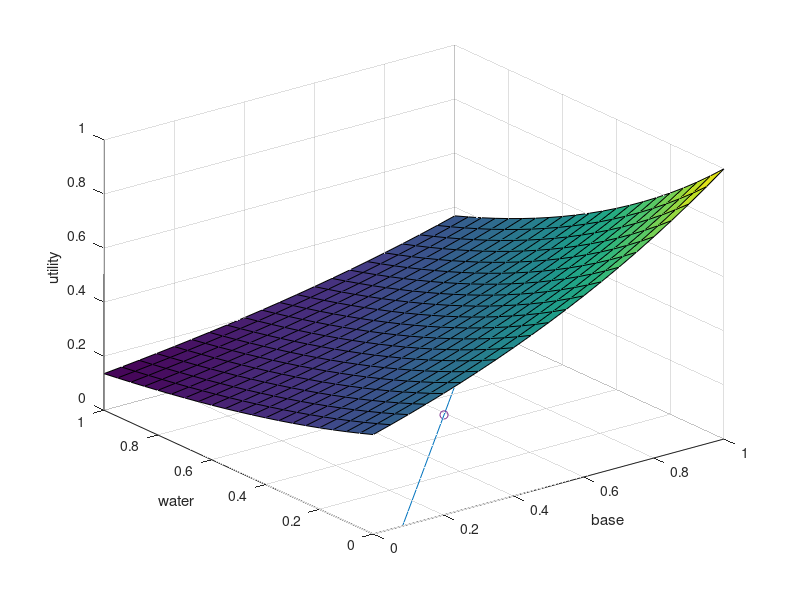

Here is the MATLAB script that generated this plot: (Note: this script raises an error after producing the figure.)
clear all
hold off
%x = -10:0.5:10;
x = 0:0.05:1;
[X,Y] = meshgrid(x);
%Z = -(Y.^2)+(X*-Y) ;
%Z = exp((X+Y) - (X-Y).^2);
%Z = (abs(X)./abs(Y)) - ((X-Y).^3);
Z = exp((-X.*Y) - ((X-Y).^2)+1)/exp(1);
W = -(X.^2) + (X.*Y) - (Y.^2) +1;
u = 0.9;
%y = 0.5 * (x + sqrt((-4*u) - (3* (x.^2)) + 4));
%z = 0.5 * (x - sqrt((-4*u) - (3* (x.^2)) + 4));
%contour3(X,Y,Z,30)
%hold on
surf(X,Y,Z)
hold on
ylim([0,1])
%plot(x,y)
%plot(x,z)
xlabel('x')
ylabel('y')
zlabel('z')


%x^2+2*x*y+y^2=0;

%%
x = [0:1:100];
%y = [0:.7:300];
alpha = 0.3;
[X1,X2] = meshgrid(x, x);
for i =1:length(X1)
    for j=1:length(X1(1,:))
        Y1(i,j)=0;
        Y1(i,j) = i/j;
        if (Y1(i,j)<5)
            Y2(i,j) = 1;
        else
            Y2(i,j)= 0;
        end
    end

end

%surf(X1, X2, Y1)
%surf(X1,X2,Y2)
%%
x = 0:0.025:1;
[X,Y] = meshgrid(x);
Z = Y.*exp(-(X+0.3).^2-((Y).^2));
contour3(X,Y,Z,30)
xlabel('water')
ylabel('base')
zlabel('utility')
%%
x = 0:0.025:1;
[X,Y] = meshgrid(x);
Z = exp(-X+Y)./exp(1);
contour3(X,Y,Z,50)
xlabel('water')
ylabel('base')
zlabel('utility')
%%

%%%%%%%%%%%%%%% CODE FOR MIXBED %%%%%%%%%%%%%%%%%%%%%
hold off
clear all
x = 0:0.05:1;
[X,Y] = meshgrid(x);
Z = exp(X+Y)/exp(2);
W = exp(X+X)/exp(1);
normZ = Z - min(Z(:));
normZ = normZ ./ max(normZ(:)); % *
surf(X,Y,Z)
%contour3(X,Y,Z,50)

xlabel('acid')
ylabel('water')
zlabel('utility')


hold on
%[t1,t2] = meshgrid(x);
%t2 = t2+log(0.4415);
%z = 1.2 * ones(1,21);
%t3 = meshgrid(z);

%surf(t1,t2,t3)
base = 0.3;
water = 0.3;
scatter(base,water);
u = 0.4;
ylim([0 1])
plot(x, (-x-log(u)));
a = 0.5*(-(log(u))+base-water)
b = 0.5*(-(log(u))-base+water)
scatter(a,b)
%bod = [0.7;0.3];
%scatter(bod)
%plot(bod)
%%

%%%%% CODE FOR ANION %%%%%

hold off
clear all
x = 0:0.05:1;
[X,Y] = meshgrid(x);
Z = exp(X-Y)/exp(1);
surf(X,Y,Z)

xlabel('base')
ylabel('water')
zlabel('utility')

hold on

base = 0.4;
water = 0.7;
point = scatter(base,water);
u = 0.4;
ylim([0 1])
plot(x, (x-(log(u)+1)));
a = 0.5*(((log(u)+1))+base+water);
b = 0.5*(-((log(u)+1))+base+water);
prop = scatter(a,b);
%l = legend([point, prop],'prev proposal','Proposal by Anion');
%bod = [0.7;0.3];
%scatter(bod)
%plot(bod)

%%
clear all
hold off
x = 1:10;
y = 11:20;
z = x'*y;
c = randi(10,10);
sliceomatic(x,y,z,c)
%%
clear all
x = 0:0.05:1;
[X,Y,Z] = meshgrid(x, x, x);
c = exp(X+Y+Z)/exp(3);
surf(X(:,:,21),Y(:,:,21),c(:,:,21));
%sliceomatic1p0(c)
%%
clear all
x = 0:0.05:1;
plot(x,0.1./x)
xlim([0 1])
ylim([0 1])
%%
clear all
[x,y,z] = meshgrid(-2:.2:2, -2:.25:2, -2:.16:2);
v = x .* exp(-x.^2 - y.^2 - z.^2);
sliceomatic(v)
%%
x = 0:0.05:1;
[X,Y] = meshgrid(x);
Z = 0.5 * (-abs(X).^2+abs(Y).^2);
normZ = Z - min(Z(:));
normZ = normZ ./ max(normZ(:)); % *
contour3(X,Y,Z,50)
xlabel('water')
ylabel('base')
zlabel('utility')

%%
clear all
x = [0:.05:1];
[X1,X2] = meshgrid(x, x);
for i =1:length(X1)
    for j=1:length(X1(1,:))
        Y1(i,j)=0;
        Y1(i,j) = 0.1*log(i) /( 0.1*log(j));
        if (Y1(i,j)<1)
            Y2(i,j) = 1;
        else
            Y2(i,j)= 0;
        end
    end

end

surf(X1, X2, Y1)
%surf(X1,X2,Y2)
xlabel('x_1 or i')
ylabel('x_2 or j')
zlabel('utility')


%%
clear all
x = [-1:0.1:5];
plot(x, (0.5*log(x)) + 0.5*log(10));
%%
clear all
hold off
x = [0:0.05:1];
%y = x.^2;
plot(x,x-0.2)
hold on
plot(x, x+0.2);
ylim([0 1]);
%%

%%
clear all
x = [0:.05:1];
[X1,X2] = meshgrid(x, x);
for i =1:length(X1)
    for j=1:length(X1(1,:))
        Y1(i,j)=0;
        Y1(i,j) = 0.3*i - 0.4*j;
        if (Y1(i,j)<1)
            Y2(i,j) = 1;
        else
            Y2(i,j)= 0;
        end
    end

end

surf(X1, X2, Y1)
%surf(X1,X2,Y2)
xlabel('x_1 or i')
ylabel('x_2 or j')
zlabel('utility')


%%
clear all
hold off
x = -0.5:0.05:1;
[X,Y] = meshgrid(x);
Z = exp(-X+Y)/exp(1);
%Z = 0.5 * (-abs(X).^2+abs(Y).^2);
%normZ = Z - min(Z(:));
%normZ = normZ ./ max(normZ(:)); % *
contour3(X,Y,Z,50)
xlabel('water')
ylabel('base')
%zlabel('utility')
hold on

water = 0.25;
base = 0.5;
%scatter(water,base);
u = 0.99;
ylim([0 1])
xlim([-0.5 1])

plot(x, (x+(log(u)+1)));
plot(x,-x+((log(u)+1)));
a = 0.5*(-(log(u)+1)+water+base)
b = 0.5*((log(u)+1)+water+base)
points = [water, a;base, b];
scatter(points(1,:), points(2,:))
%bod = [0.7;0.3];
%scatter(bod)
%plot(bod)
%%
%clear all
u = 0.99;
z = 0.5;
t = 0.2;
Q1 = [z; z+(log(u)+1)];
Q2 = [t; t+(log(u)+1)];
P = [0.25; 0.5];
a = 0.05;
b = 1.04;
X3 = [0.25,0.5;a,b];
d2 = pdist(X3,'euclidean')
sqrt((0.25-a)^2+(0.5-b)^2)
% Ax+By+X = 0; (m,n)
% d = Am+Bn+C / sqrt(A^2 + B^2)
d3 = (0.25-0.5+(log(u)+1))/(sqrt(2))
%%
clear all
hold off
x = 0:0.05:1;
[X,Y] = meshgrid(x);
Z = exp(-X+Y)/exp(1);
%Z = 0.5 * (-abs(X).^2+abs(Y).^2);
%normZ = Z - min(Z(:));
%normZ = normZ ./ max(normZ(:)); % *
contour3(X,Y,Z,50)
xlabel('water')
ylabel('base')
%zlabel('utility')
hold on

water = 0.25;
base = 0.5;
%scatter(water,base);
u = 0.99;
ylim([0 1])
xlim([-0.5 1])

plot(x, (x+(log(u)+1)));
plot(x,-x+((log(u)+1)));
a = 0.5*(-(log(u)+1)+water+base)
b = 0.5*((log(u)+1)+water+base)
points = [water, a;base, b];
scatter(points(1,:), points(2,:))
%bod = [0.7;0.3];
%scatter(bod)
%plot(bod)
%%
%clear all
u = 0.99;
z = 0.5;
t = 0.2;
Q1 = [z; z+(log(u)+1)];
Q2 = [t; t+(log(u)+1)];
P = [0.25; 0.5];
a = 0.05;
b = 1.04;
X3 = [0.25,0.5;a,b];
d2 = pdist(X3,'euclidean')
sqrt((0.25-a)^2+(0.5-b)^2)
% Ax+By+X = 0; (m,n)
% d = Am+Bn+C / sqrt(A^2 + B^2)
d3 = (0.25-0.5+(log(u)+1))/(sqrt(2))
%%
clear all
hold off
x = 0:0.05:1;
u=0.8;
[X,Y] = meshgrid(x);
Z = -X-Y+(log(u)+3);
surf(X,Y,Z)
x = 0.25;
y = 0.3;
z = 0.2;
hold on
scatter3(x,y,z)
a = (x*(log(u)+3))/3;
b = (y*-(log(u)+3))/3;
c = (z*-(log(u)+3))/3;
scatter3(a,b,c)
xlabel('x')
ylabel('y')
zlabel('z')
%%
clear all
hold off
x = 0:0.05:1;
u=0.4;
[X,Y] = meshgrid(x);
Z = -X-Y +(log(u)+3);
surf(X,Y,Z)
x = 0.25;
y = 0.3;
z = 0.4;
hold on
T = X+Y;
%surf(X,Y,T)
scatter3(x,y,z)
a = x + ((log(u)+3-(x+y+z))/(3));
b = y + ((log(u)+3-(x+y+z))/(3));
c = z + ((log(u)+3-(x+y+z))/(3));
scatter3(a,b,c)
xlabel('x')
ylabel('y')
zlabel('z')
